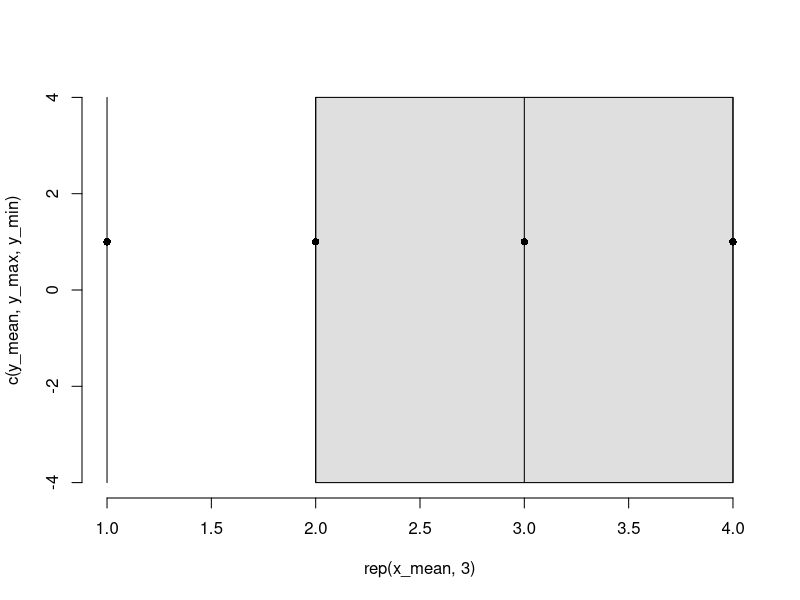
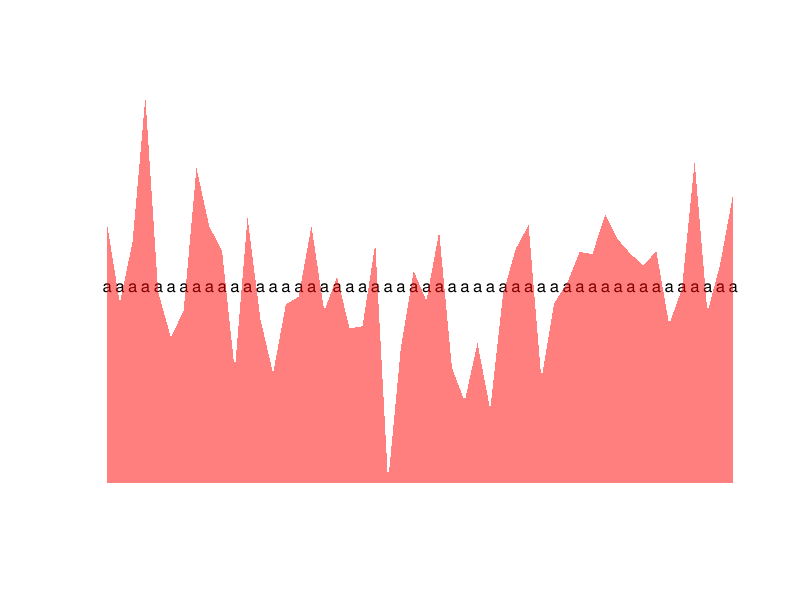
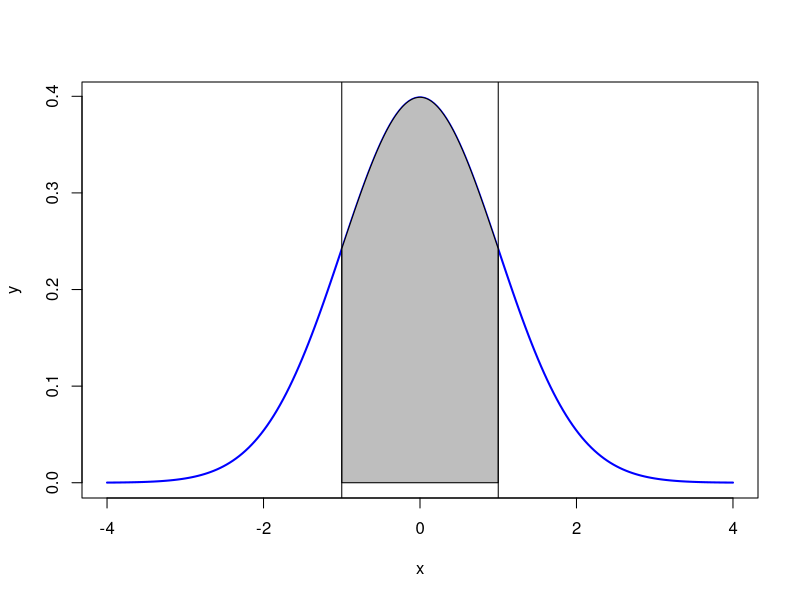
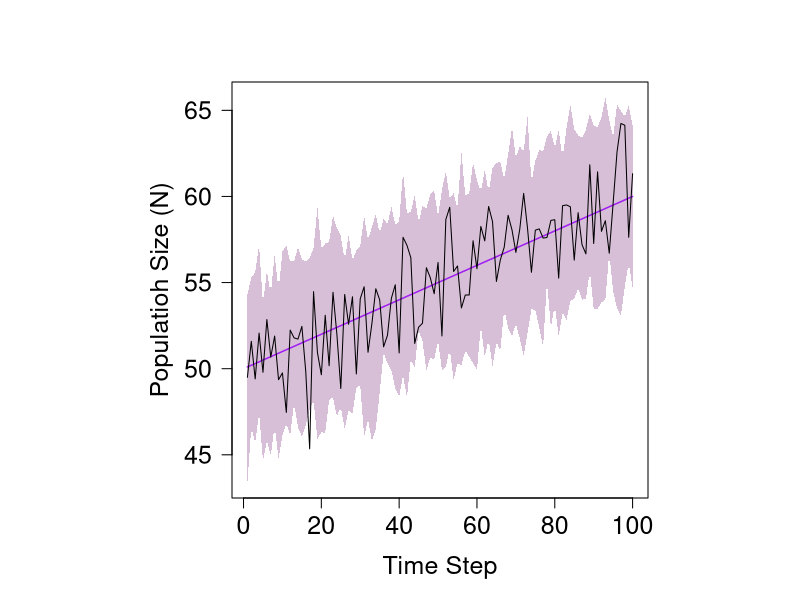
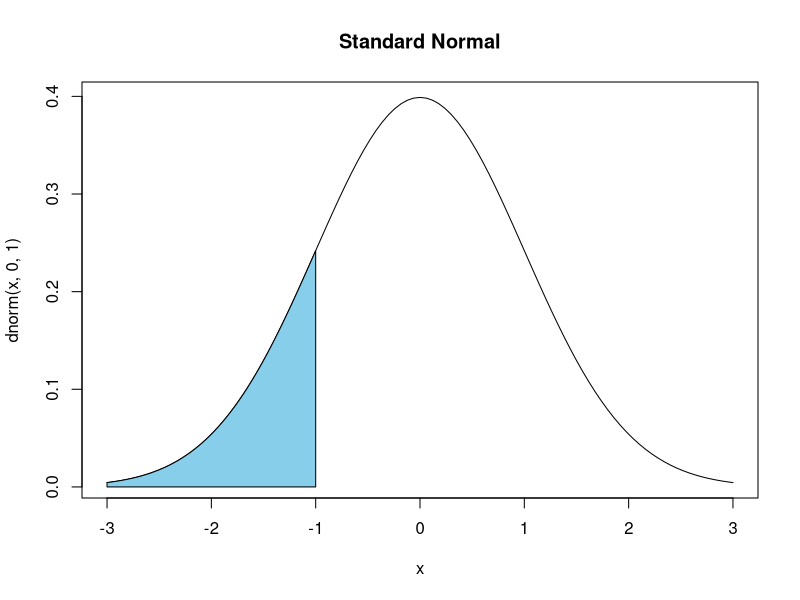

Generate these figures, in order, with R:
x_mean <- c(1, 2, 3, 4)
y_mean <- c(1, 1, 1, 1)

y_max <- c(4, 4, 4, 4)
y_min <- c(-4, -4, -4, -4)


x_shade <- c(2, 3, 4)

y_max_shade <- c(4, 4, 4)
y_min_shade <- c(-4, -4, -4)

plot(x=rep(x_mean, 3), y=c(y_mean, y_max, y_min), bty='n', type="n" )
rect(2,-4,4,4,col = rgb(0.5,0.5,0.5,1/4))
arrows(x0=x_mean, y0=y_min, x1=x_mean, y1=y_max, length=0)
points( x=x_mean, y=y_mean, pch=16)




# ------------

xx <- c(1:50)
yy <- rnorm(50)
n <- 50
hline <- 0
plot (yy ~ xx, type="n", axes=FALSE, ann=FALSE)
text(x=xx,y=min(yy)+max(yy),labels='a')
polygon(c(xx[1], xx, xx[n]), c(min(yy), yy, min(yy)),    
        col=rgb(1, 0, 0,0.5), border=NA)


#------normal plot
x=seq(-4,4,length=200)
x
y=dnorm(x)
plot(x,y,type="l", lwd=2, col="blue")
x=seq(-1,1,length=100)
y=dnorm(x)
polygon(c(-1,x,1),c(0,y,0),col="gray")
abline(v=c(-1,1))


#--------------

par.default <- par(no.readonly=TRUE)
par(mar=c(5,6,4,2)+0.1)
par(pty="s")

# create data
x <- 1:100
Exp <- 50 + x*0.1
Con.High <- Exp + 5 + rnorm(100)
Con.Low <- Exp - 5 + rnorm(100)
One.Run <- Exp + rnorm(100,0,2)

# create plot
plot(Exp~x,type="l",
     xlab= "Time Step",
     ylab="Populatioh Size (N)",
     lty="dashed",
     ylim=range(One.Run,Exp,Con.High,Con.Low),
     cex.lab=1.5,las=1,cex.axis=1.5)

# add polygon and overlplot the lines
polygon(c(x,rev(x)),c(Con.Low,rev(Con.High)),col="thistle",border=NA)
lines(x,Exp,lty="solid",col="purple",lwd=1.5)
lines(x,One.Run)


par(par.default)
rm(list=ls())

#-------------

# Create data for the area to shade
cord.x <- c(-3,seq(-3,-1,0.01),-1) 
cord.y <- c(0,dnorm(seq(-3,-1,0.01)),0) 

# Make a curve
curve(dnorm(x,0,1), xlim=c(-3,3), main='Standard Normal') 

# Add the shaded area.
polygon(cord.x,cord.y,col='skyblue')
